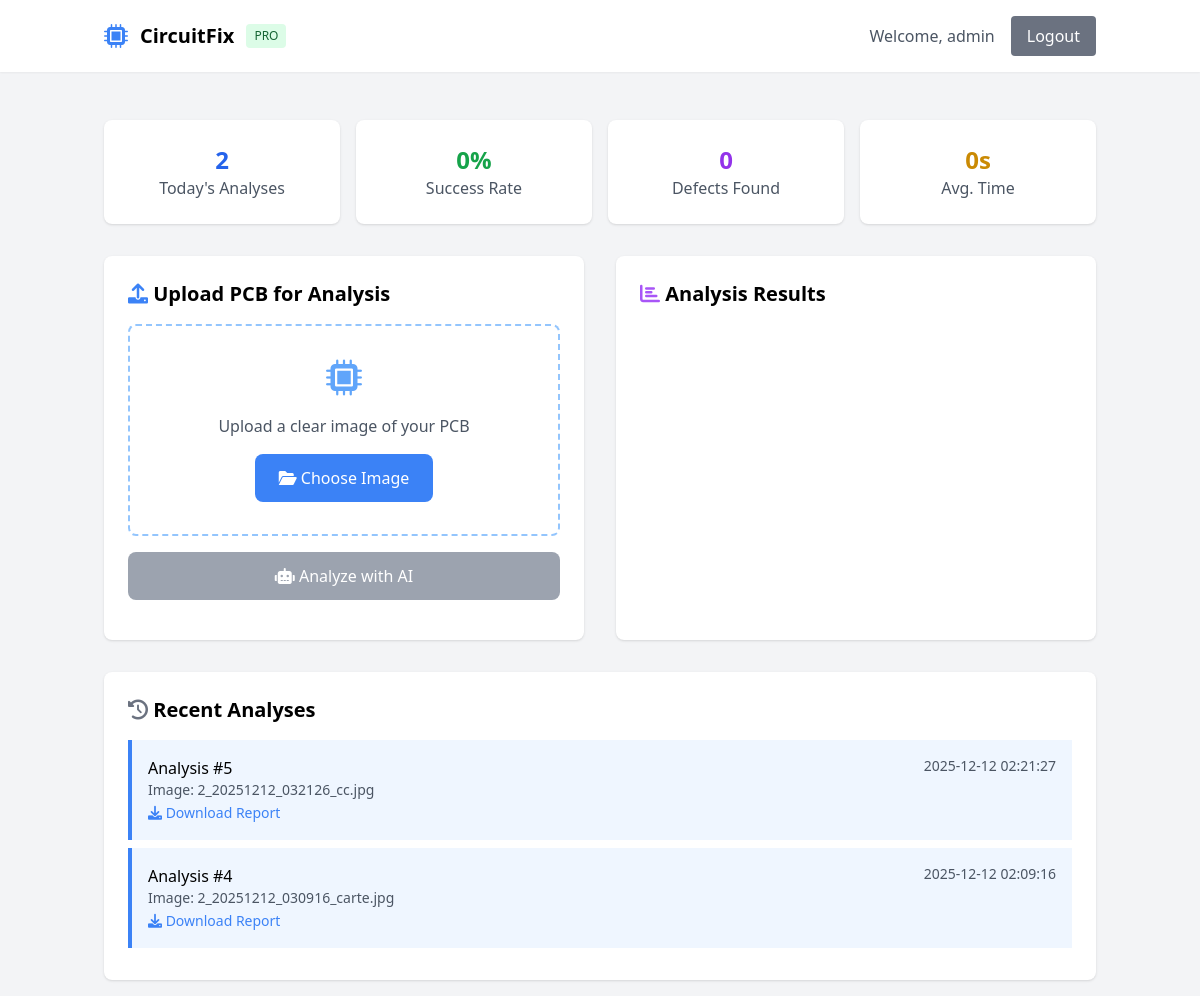
/dashboard (signed in), run on the app's committed database.
### tables this page shows
CREATE TABLE analyses
                 (id INTEGER PRIMARY KEY AUTOINCREMENT, 
                  user_id INTEGER, 
                  image_path TEXT, 
                  defects TEXT,
                  created_at DATETIME DEFAULT CURRENT_TIMESTAMP,
                  FOREIGN KEY(user_id) REFERENCES users(id));

### app.py (the view)
@app.route('/dashboard')
def dashboard():
    if 'user_id' not in session:
        return redirect('/login')
    conn = sqlite3.connect('circuitfix.db')
    c = conn.cursor()
    c.execute('''SELECT id, image_path, defects, created_at
                 FROM analyses WHERE user_id = ? ORDER BY created_at DESC LIMIT 5''',
              (session['user_id'],))
    history = c.fetchall()
    conn.close()
    return render_template('dashboard.html',
                         username=session['username'],
                         history=history)

### templates/dashboard.html (shortened to what this page needs)
<!DOCTYPE html>
<html>
<head>
    <script src="https://cdn.tailwindcss.com"></script>
    <link href="https://cdnjs.cloudflare.com/ajax/libs/font-awesome/6.0.0/css/all.min.css" rel="stylesheet">
</head>
<body class="bg-gray-100">
    <nav class="bg-white shadow-sm">
        <div class="container mx-auto p-4 flex justify-between items-center">
            <div class="flex items-center space-x-3">
                <i class="fas fa-microchip text-blue-500 text-2xl"></i>
                <h1 class="text-xl font-bold">CircuitFix</h1>
                <span class="bg-green-100 text-green-800 text-xs px-2 py-1 rounded">PRO</span>
            </div>
            <div class="flex items-center space-x-4">
                <span class="text-gray-600">Welcome, {{ username }}</span>
                <a href="/logout" class="bg-gray-500 text-white px-4 py-2 rounded hover:bg-gray-600">Logout</a>
            </div>
        </div>
    </nav>
    <div class="container mx-auto mt-8 p-4">
        <div class="grid grid-cols-1 md:grid-cols-4 gap-4 mb-8">
            <div class="bg-white p-6 rounded-lg shadow text-center">
                <div class="text-2xl font-bold text-blue-600" id="todayCount">0</div>
                <div class="text-gray-600">Today's Analyses</div>
            </div>
            <div class="bg-white p-6 rounded-lg shadow text-center">
                <div class="text-2xl font-bold text-green-600" id="successRate">0%</div>
                <div class="text-gray-600">Success Rate</div>
            </div>
            <div class="bg-white p-6 rounded-lg shadow text-center">
                <div class="text-2xl font-bold text-purple-600" id="defectsFound">0</div>
                <div class="text-gray-600">Defects Found</div>
            </div>
            <div class="bg-white p-6 rounded-lg shadow text-center">
                <div class="text-2xl font-bold text-yellow-600" id="avgTime">0s</div>
                <div class="text-gray-600">Avg. Time</div>
            </div>
        </div>
        <div class="grid grid-cols-1 lg:grid-cols-2 gap-8">
            <div class="bg-white p-6 rounded-lg shadow">
                <h2 class="text-xl font-semibold mb-4">
                    <i class="fas fa-upload text-blue-500"></i> Upload PCB for Analysis
                </h2>
                <div class="border-2 border-dashed border-blue-300 rounded-lg p-8 text-center mb-4">
                    <i class="fas fa-microchip text-4xl text-blue-400 mb-4"></i>
                    <p class="text-gray-600 mb-4">Upload a clear image of your PCB</p>
                    <button onclick="document.getElementById('pcbUpload').click()"
                            class="bg-blue-500 text-white px-6 py-3 rounded-lg hover:bg-blue-600">
                        <i class="fas fa-folder-open"></i> Choose Image
                    </button>
                </div>
                <button onclick="analyzePCB()" id="analyzeBtn"
                        class="w-full bg-green-500 text-white py-3 rounded-lg hover:bg-green-600 disabled:bg-gray-400"
                        disabled>
                    <i class="fas fa-robot"></i> Analyze with AI
                </button>
            </div>
            <div class="bg-white p-6 rounded-lg shadow">
                <h2 class="text-xl font-semibold mb-4">
                    <i class="fas fa-chart-bar text-purple-500"></i> Analysis Results
                </h2>
            </div>
        </div>
        <div class="bg-white p-6 rounded-lg shadow mt-8">
            <h2 class="text-xl font-semibold mb-4">
                <i class="fas fa-history text-gray-500"></i> Recent Analyses
            </h2>
            <div id="history">
                {% for analysis in history %}
                <div class="border-l-4 border-blue-500 bg-blue-50 p-4 mb-2">
                    <div class="flex justify-between">
                        <span class="font-medium">Analysis #{{ analysis[0] }}</span>
                        <span class="text-sm text-gray-600">{{ analysis[3] }}</span>
                    </div>
                    <div class="text-sm text-gray-600">Image: {{ analysis[1] }}</div>
                    <a href="/report/{{ analysis[0] }}" class="text-blue-500 text-sm hover:underline">
                        <i class="fas fa-download"></i> Download Report
                    </a>
                </div>
                {% else %}
                <p class="text-gray-500">No analyses yet. Upload your first PCB!</p>
                {% endfor %}
            </div>
        </div>
    </div>
</body>
</html>

### data on the page
analyses: id "5", created_at "2025-12-12 02:21:27", image_path "2_20251212_032126_cc.jpg"
analyses: id "4", created_at "2025-12-12 02:09:16", image_path "2_20251212_030916_carte.jpg"

### other printed values
{{ username }} "admin"
